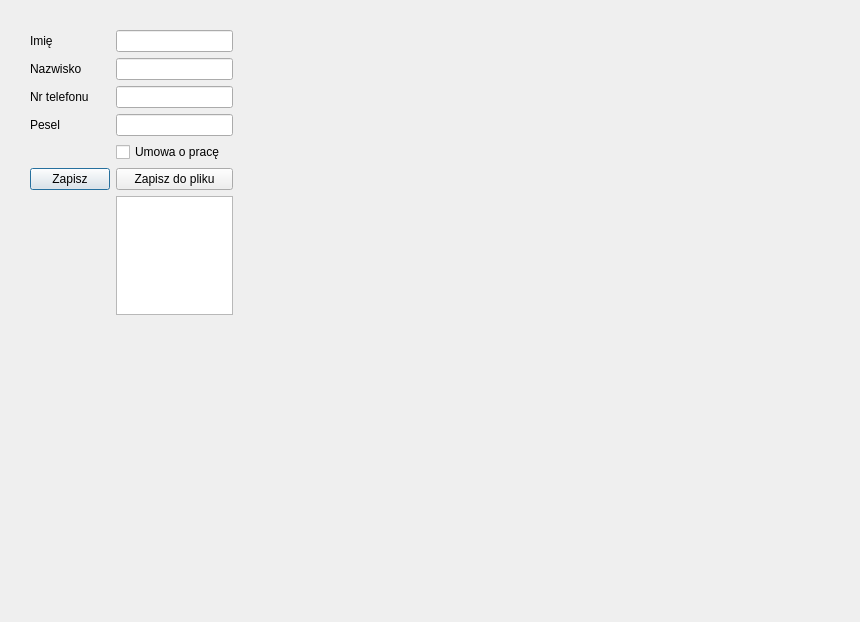
<?xml version="1.0" encoding="UTF-8"?>
<ui version="4.0">
 <class>Dialog</class>
 <widget class="QDialog" name="Dialog">
  <property name="geometry">
   <rect>
    <x>0</x>
    <y>0</y>
    <width>860</width>
    <height>622</height>
   </rect>
  </property>
  <property name="windowTitle">
   <string>Dialog</string>
  </property>
  <widget class="QWidget" name="gridLayoutWidget">
   <property name="geometry">
    <rect>
     <x>30</x>
     <y>30</y>
     <width>203</width>
     <height>285</height>
    </rect>
   </property>
   <layout class="QGridLayout" name="gridLayout">
    <item row="2" column="1">
     <widget class="QLineEdit" name="nrTelValue">
      <property name="inputMask">
       <string/>
      </property>
      <property name="maxLength">
       <number>32767</number>
      </property>
     </widget>
    </item>
    <item row="1" column="0">
     <widget class="QLabel" name="nazwiskoName">
      <property name="text">
       <string>Nazwisko</string>
      </property>
     </widget>
    </item>
    <item row="0" column="0">
     <widget class="QLabel" name="imieName">
      <property name="text">
       <string>Imię</string>
      </property>
     </widget>
    </item>
    <item row="1" column="1">
     <widget class="QLineEdit" name="nazwiskoValue"/>
    </item>
    <item row="2" column="0">
     <widget class="QLabel" name="nrTelName">
      <property name="text">
       <string>Nr telefonu</string>
      </property>
     </widget>
    </item>
    <item row="0" column="1">
     <widget class="QLineEdit" name="imieValue"/>
    </item>
    <item row="3" column="0">
     <widget class="QLabel" name="peselName">
      <property name="text">
       <string>Pesel</string>
      </property>
     </widget>
    </item>
    <item row="5" column="0">
     <widget class="QPushButton" name="zapisz">
      <property name="text">
       <string>Zapisz</string>
      </property>
     </widget>
    </item>
    <item row="5" column="1">
     <widget class="QPushButton" name="zapiszDoPliku">
      <property name="text">
       <string>Zapisz do pliku</string>
      </property>
     </widget>
    </item>
    <item row="4" column="1">
     <widget class="QCheckBox" name="umowa">
      <property name="text">
       <string>Umowa o pracę</string>
      </property>
     </widget>
    </item>
    <item row="6" column="1">
     <widget class="QListWidget" name="lista"/>
    </item>
    <item row="3" column="1">
     <widget class="QLineEdit" name="peselValue">
      <property name="inputMask">
       <string/>
      </property>
     </widget>
    </item>
   </layout>
  </widget>
  <widget class="QLabel" name="blad">
   <property name="geometry">
    <rect>
     <x>40</x>
     <y>310</y>
     <width>181</width>
     <height>21</height>
    </rect>
   </property>
   <property name="text">
    <string/>
   </property>
  </widget>
 </widget>
 <resources/>
 <connections/>
</ui>
